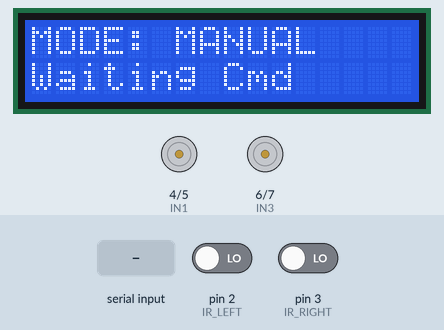
A sketch run on a simulated Arduino Uno, built with avr-gcc and run on an emulated ATmega328P. On the bench: 16×2 character LCD, motor-driver pin pairs drawn as motors (green arrow = first pin HIGH = forward, orange = second pin HIGH = backward, longer = more drive, scaled by the enable pin). Inputs (shaded band) come from the test bench; at power-on: pin 2 (IR_LEFT) LOW, pin 3 (IR_RIGHT) LOW. What the sketch prints to the serial monitor is not drawn.

Above: at 3.3 s.
3.4 s: "A\n" received over Serial
At 5.1 s:
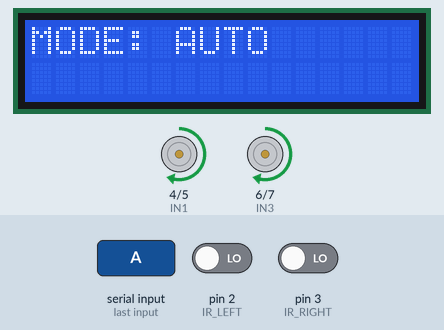
5.4 s: pin 2 (IR_LEFT) driven HIGH
At 5.9 s:
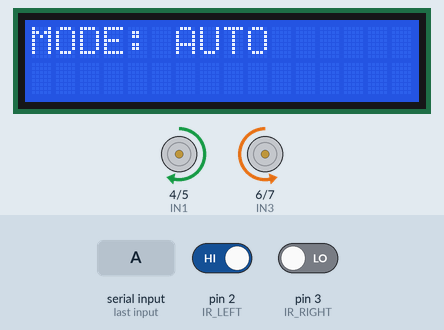
6.9 s: byte 77 ('M') received over Serial
At 7.7 s:
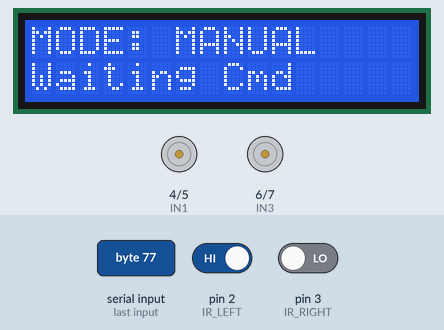
8.4 s: byte 66 ('B') received over Serial
At 9.6 s:
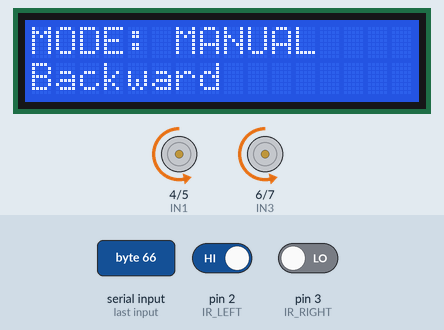
9.9 s: byte 76 ('L') received over Serial
At 10.7 s:
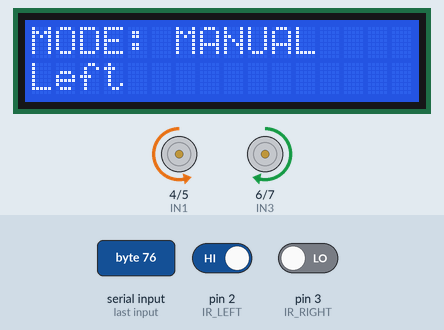
11.4 s: byte 70 ('F') received over Serial
At 11.9 s:
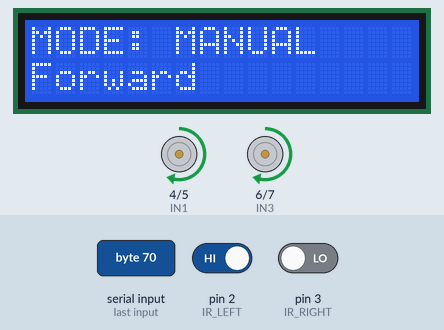
Timing chart, 0 to 13.9 s (numbered marks = the images above; inputs shaded):
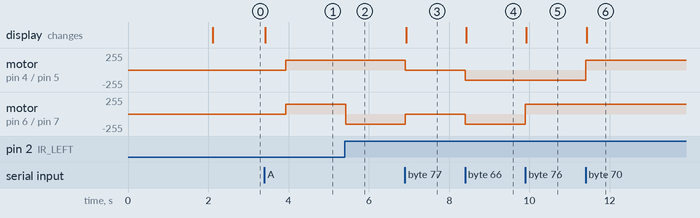

Measured:
- after the input at 3.4 s, motor on pin 4 (IN1) / pin 5 (IN2), motor on pin 6 (IN3) / pin 7 (IN4): stopped → forward 150/255 after 0.53 s; the display: changes at once (image 1)
- after the input at 5.4 s, motor on pin 6 (IN3) / pin 7 (IN4): forward 150/255 → backward 150/255 at once
- after the input at 6.9 s, motor on pin 4 (IN1) / pin 5 (IN2): forward 150/255 → stopped at once; motor on pin 6 (IN3) / pin 7 (IN4): backward 150/255 → stopped at once; the display: changes at once (image 3)
- after the input at 8.4 s, motor on pin 4 (IN1) / pin 5 (IN2), motor on pin 6 (IN3) / pin 7 (IN4): stopped → backward 150/255 at once; the display: changes at once (image 4)
- after the input at 9.9 s, motor on pin 6 (IN3) / pin 7 (IN4): backward 150/255 → forward 150/255 at once; the display: changes at once (image 5)
- after the input at 11.4 s, motor on pin 4 (IN1) / pin 5 (IN2): backward 150/255 → forward 150/255 at once; the display: changes at once (image 6)

The sketch:

Pathology_Lab_Robot_MC.ino
```cpp
#include <Wire.h>
#include <LiquidCrystal_I2C.h>

// ---------- LCD ----------
LiquidCrystal_I2C lcd(0x27, 16, 2);

// ---------- IR Sensors ----------
#define IR_LEFT  2
#define IR_RIGHT 3

// ---------- Motor Driver ----------
#define IN1 4
#define IN2 5
#define IN3 6
#define IN4 7
#define ENA 9
#define ENB 10

// ---------- VARIABLES ----------
char mode = 'M';        // Default MANUAL
int motorSpeed = 150;

// =================================================
//                    SETUP
// =================================================
void setup() {

  pinMode(IR_LEFT, INPUT);
  pinMode(IR_RIGHT, INPUT);

  pinMode(IN1, OUTPUT);
  pinMode(IN2, OUTPUT);
  pinMode(IN3, OUTPUT);
  pinMode(IN4, OUTPUT);
  pinMode(ENA, OUTPUT);
  pinMode(ENB, OUTPUT);

  analogWrite(ENA, motorSpeed);
  analogWrite(ENB, motorSpeed);

  lcd.init();
  lcd.backlight();
  lcd.clear();
  lcd.setCursor(0,0);
  lcd.print("Pathology Lab");
  lcd.setCursor(0,1);
  lcd.print("MANUAL MODE");
  delay(2000);
  showManual();

  Serial.begin(9600);
  Serial.println("Arduino Ready - MANUAL MODE");
}

// =================================================
//                     LOOP
// =================================================
void loop() {

  if (Serial.available()) {
    char cmd = Serial.read();
    executeCommand(cmd);
  }

  if (mode == 'A') {
    lineFollow();
  }
}

// =================================================
//                COMMAND HANDLER
// =================================================
void executeCommand(char cmd) {

  // Ignore newline characters
  if (cmd == '\n' || cmd == '\r') return;

  Serial.print("Received CMD: ");
  Serial.println(cmd);

  // ---------- MODE SWITCH ----------
  if (cmd == 'M') {
    mode = 'M';
    stopRobot();
    showManual();
    Serial.println("MODE SET TO: MANUAL");
    return;
  }

  if (cmd == 'A') {
    mode = 'A';
    lcd.clear();
    lcd.setCursor(0,0);
    lcd.print("MODE: AUTO");
    Serial.println("MODE SET TO: AUTO");
    delay(500);
    return;
  }

  // ---------- MANUAL CONTROLS ----------
  if (mode == 'M') {

    if (cmd == 'F') {
      forward();
      lcdStatus("Forward");
      Serial.println("ACTION: FORWARD");
    }
    else if (cmd == 'B') {
      backward();
      lcdStatus("Backward");
      Serial.println("ACTION: BACKWARD");
    }
    else if (cmd == 'L') {
      left();
      lcdStatus("Left");
      Serial.println("ACTION: LEFT");
    }
    else if (cmd == 'R') {
      right();
      lcdStatus("Right");
      Serial.println("ACTION: RIGHT");
    }
    else if (cmd == 'S') {
      stopRobot();
      lcdStatus("STOP");
      Serial.println("ACTION: STOP");
    }
  }
}


// =================================================
//                 AUTO LINE FOLLOW
// =================================================
void lineFollow() {

  int L = digitalRead(IR_LEFT);
  int R = digitalRead(IR_RIGHT);

  lcd.setCursor(0,0);
  lcd.print("MODE: AUTO     ");

  if (L == LOW && R == LOW) forward();
  else if (L == HIGH && R == LOW) right();
  else if (L == LOW && R == HIGH) left();
  else stopRobot();
}

// =================================================
//                LCD HELPERS
// =================================================
void showManual() {
  lcd.clear();
  lcd.setCursor(0,0);
  lcd.print("MODE: MANUAL");
  lcd.setCursor(0,1);
  lcd.print("Waiting Cmd");
}

void lcdStatus(const char* msg) {
  lcd.setCursor(0,1);
  lcd.print("                ");
  lcd.setCursor(0,1);
  lcd.print(msg);
}

// =================================================
//                MAPPED LOCATIONS
// =================================================
void goCollection() {
  lcd.clear();
  lcd.print("To Collection");
  forward(); delay(2000);
  right();   delay(700);
  stopRobot();
}

void goTesting() {
  lcd.clear();
  lcd.print("To Testing Lab");
  forward(); delay(3000);
  left();    delay(700);
  stopRobot();
}

void goStorage() {
  lcd.clear();
  lcd.print("To Storage");
  forward(); delay(1500);
  stopRobot();
}

// =================================================
//                MOTOR FUNCTIONS
// =================================================
void forward() {
  digitalWrite(IN1, HIGH); digitalWrite(IN2, LOW);
  digitalWrite(IN3, HIGH); digitalWrite(IN4, LOW);
}
void backward() {
  digitalWrite(IN1, LOW); digitalWrite(IN2, HIGH);
  digitalWrite(IN3, LOW); digitalWrite(IN4, HIGH);
}
void left() {
  digitalWrite(IN1, LOW); digitalWrite(IN2, HIGH);
  digitalWrite(IN3, HIGH); digitalWrite(IN4, LOW);
}
void right() {
  digitalWrite(IN1, HIGH); digitalWrite(IN2, LOW);
  digitalWrite(IN3, LOW);  digitalWrite(IN4, HIGH);
}
void stopRobot() {
  digitalWrite(IN1, LOW); digitalWrite(IN2, LOW);
  digitalWrite(IN3, LOW); digitalWrite(IN4, LOW);
}
```
